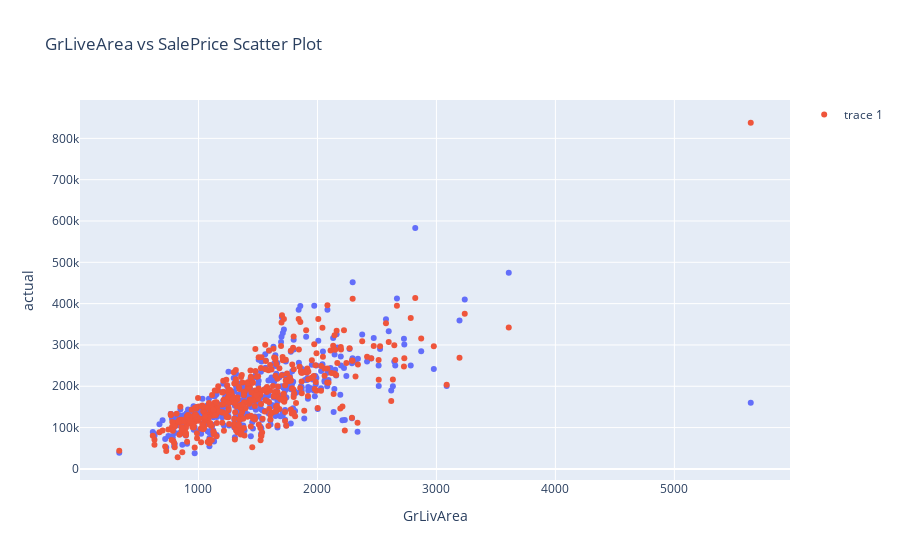

The code cell stored with this chart in its notebook:
### Markdown cell above
### TODO: visualize pred vs true

### Code cell
df = X_test_r.copy()
df["predicted"] = y_pred_r
df["actual"] = y_test_r

fig = px.scatter(df, x='GrLivArea', y='actual', title='GrLiveArea vs SalePrice Scatter Plot')
fig.add_scatter(x=df['GrLivArea'], y=df['predicted'], mode='markers')
fig.show()

### Figure 1 — Plotly figure (JSON) as saved in the notebook; plotly's stock layout.template omitted (floating-point values rounded to 4 significant figures; data arrays with more than 128 entries replaced by an {"elided": "..."} marker saying what was removed)
{"data": [{"hovertemplate": "GrLivArea=%{x}<br>actual=%{y}<extra></extra>", "legendgroup": "", "marker": {"color": "#636efa", "symbol": "circle"}, "mode": "markers", "name": "", "orientation": "v", "showlegend": false, "type": "scatter", "x": {"elided": "438 int values"}, "xaxis": "x", "y": {"elided": "438 int values"}, "yaxis": "y"}, {"mode": "markers", "type": "scatter", "x": {"elided": "438 int values"}, "y": {"elided": "438 float values"}}], "layout": {"legend": {"tracegroupgap": 0}, "title": {"text": "GrLiveArea vs SalePrice Scatter Plot"}, "xaxis": {"anchor": "y", "domain": [0, 1], "title": {"text": "GrLivArea"}}, "yaxis": {"anchor": "x", "domain": [0, 1], "title": {"text": "actual"}}}}
